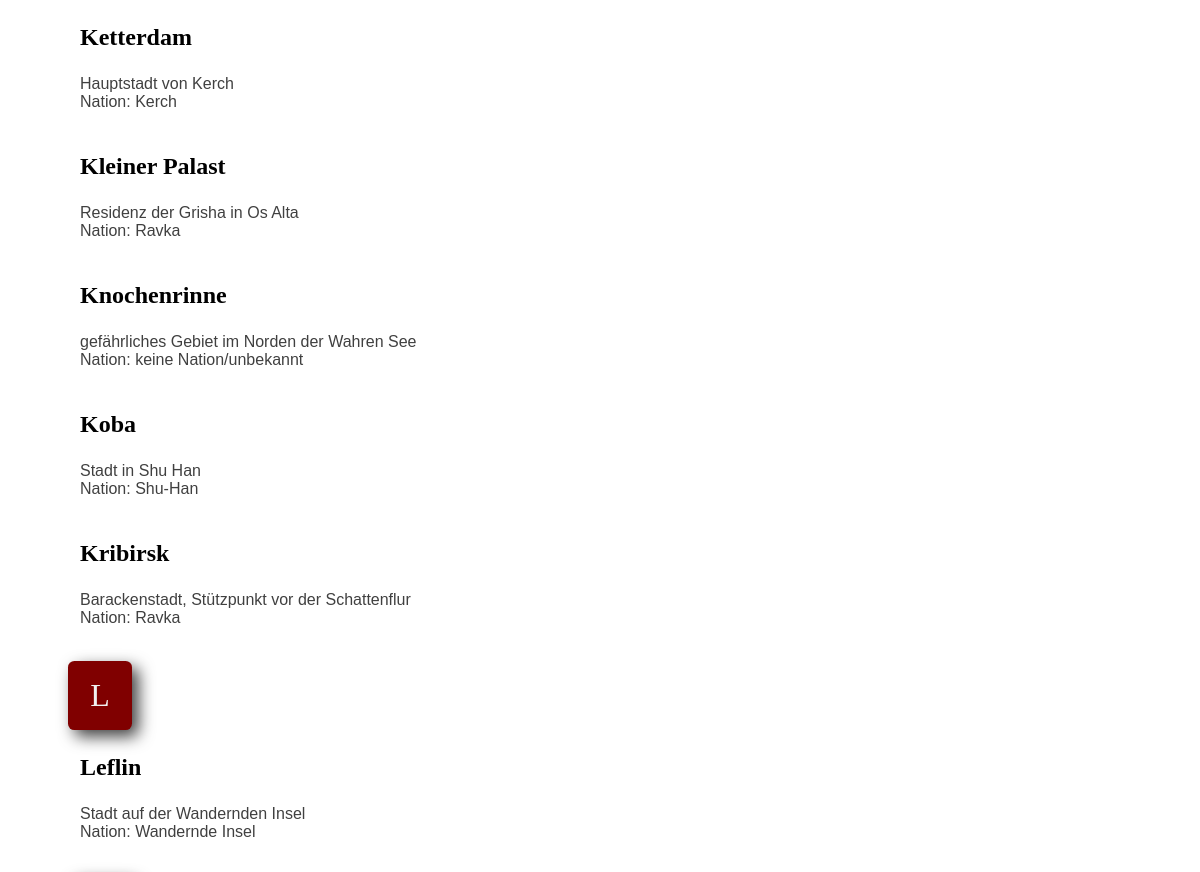
The app's page /PHP/glossary_orte.php (middle part), older data.
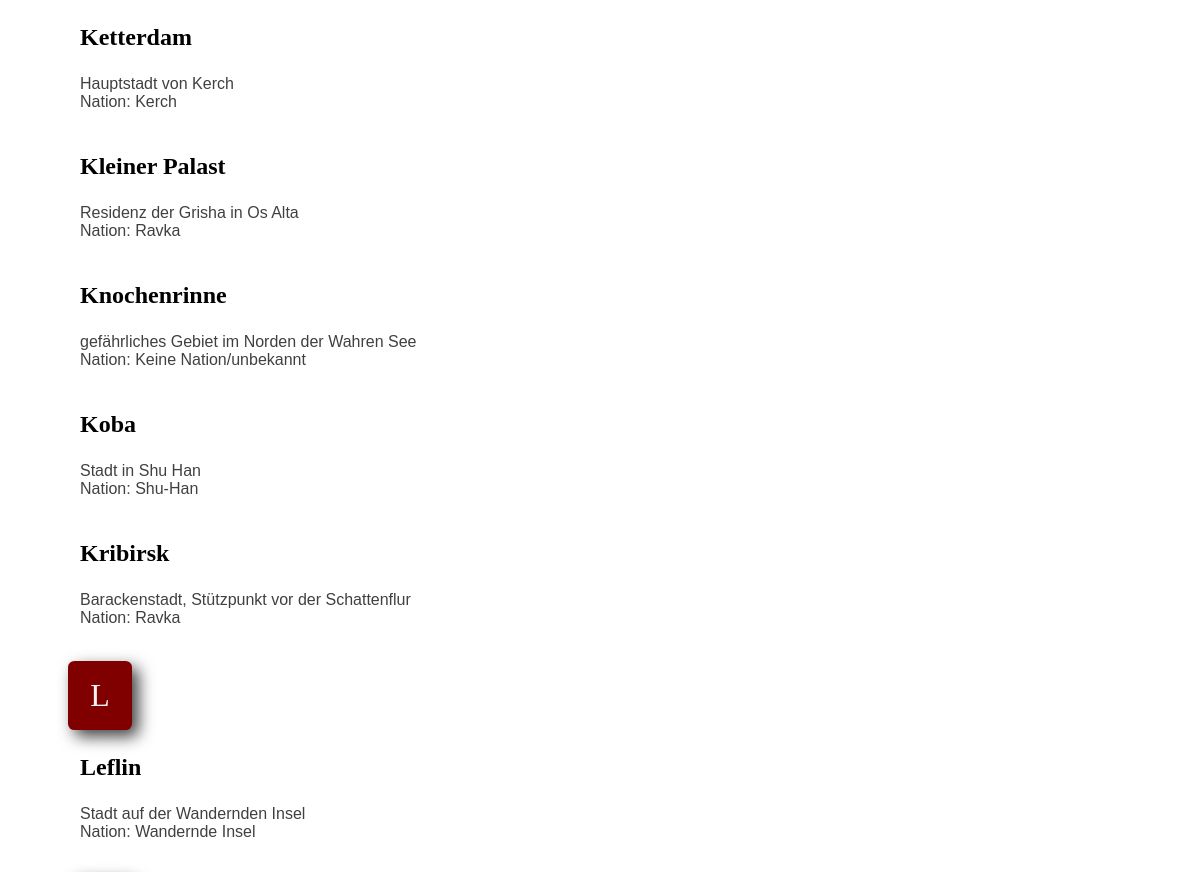
The same page, newer data.
### tables this page shows
CREATE TABLE `schauplaetze` (
  `ID` int(10) NOT NULL,
  `name` text NOT NULL,
  `nation` int(10) NOT NULL,
  `beschreibung` text DEFAULT NULL
);

CREATE TABLE `nationen` (
  `ID` int(10) NOT NULL,
  `name` text NOT NULL
);

### PHP/glossary_orte.php (the view, shortened to what this page needs)
<?php
include ("header.inc.php");
include ("navbar.inc.php");
$configs = include("config.inc.php");
?>
    <br>
    <br>
    <?php
    $alph = array("A", "B", "C", "D", "E", "F", "G", "H", "I", "J", "K", "L", "M", "N", "O", "P", "Q", "R", "S", "T", "U", "V", "W", "X", "Y", "Z");
        echo
        "<div class='letters-bg'>
            <strong>
                <a class='link' href='#orte_letter-A'>A</a> <a class='link' href='#orte_letter-B'>B</a> <a class='link' href='#orte_letter-C'>C</a>
                <a class='link' href='#orte_letter-D'>D</a> <a class='link' href='#orte_letter-E'>E</a> <a class='link' href='#orte_letter-F'>F</a>
                <a class='link' href='#orte_letter-G'>G</a> <a class='link' href='#orte_letter-H'>H</a> <a class='link' href='#orte_letter-I'>I</a>
                <a class='link' href='#orte_letter-J'>J</a> <a class='link' href='#orte_letter-K'>K</a> <a class='link' href='#orte_letter-L'>L</a>
                <a class='link' href='#orte_letter-M'>M</a> <a class='link' href='#orte_letter-N'>N</a> <a class='link' href='#orte_letter-O'>O</a>
                <a class='link' href='#orte_letter-P'>P</a> <a class='link' href='#orte_letter-Q'>Q</a> <a class='link' href='#orte_letter-R'>R</a>
                <a class='link' href='#orte_letter-S'>S</a> <a class='link' href='#orte_letter-T'>T</a> <a class='link' href='#orte_letter-U'>U</a>
                <a class='link' href='#orte_letter-V'>V</a> <a class='link' href='#orte_letter-W'>W</a> <a class='link' href='#orte_letter-X'>X</a>
                <a class='link' href='#orte_letter-Y'>Y</a> <a class='link' href='#orte_letter-Z'>Z</a>
            </strong>
        </div>
        <br>";
        foreach ($alph as $i){
            $result = mysqli_query($conn, "SELECT schauplaetze.name, schauplaetze.beschreibung,
            nationen.name AS nation
            FROM schauplaetze
            JOIN nationen on schauplaetze.nation = nationen.ID
            WHERE schauplaetze.name LIKE '$i%'                                                           /* beginnt mit dem entsprechenden Buchstaben */
            ORDER BY schauplaetze.name ASC");
            if (mysqli_num_rows($result) >= 1) {
                echo "<div id='orte_letter-$i' class='big-letter'>" . $i . "</div>";
            }
            echo "<div class='glossary-bg'><ul>";
            while ($j = mysqli_fetch_assoc($result)) {
                echo "<li><h3>" . $j["name"] . "</h3>";
                if ($j["beschreibung"]) {
                    echo $j["beschreibung"] . "<br>";
                }
                echo "Nation: " . $j["nation"] . "<br><br>";
            }
            echo "</li></ul></div>";
        }
        echo "<br>";
    ?>
<?php include ("footer.inc.php"); ?>

### PHP/header.inc.php (shortened to what this page needs)
<!DOCTYPE html>
<html lang="de">
<head>
    <link rel="stylesheet" href="../CSS/style.css">
    <link rel="stylesheet" href="../CSS/header_footer.css">
    <link rel="stylesheet" href="../CSS/navbar.css">
    <link rel="stylesheet" href="../CSS/slideshow.css">
    <link rel="stylesheet" href="../CSS/flexbox.css">
    <link rel="stylesheet" href="../CSS/glossary.css">
    <link rel="stylesheet" href="../CSS/form.css">
    <link rel="stylesheet" href="https://cdnjs.cloudflare.com/ajax/libs/font-awesome/4.7.0/css/font-awesome.min.css">
    <link href="https://cdn.jsdelivr.net/npm/select2@4.1.0-rc.0/dist/css/select2.min.css" rel="stylesheet"/>
</head>
<body>

### PHP/navbar.inc.php (shortened to what this page needs)
<br>

### PHP/footer.inc.php (shortened to what this page needs)
    <br>
    <br>
</body>
</html>

### CSS/style.css (style rules this page uses)
body { background-color: white; font-family: 'Helvetica', 'Verdana', sans-serif; font-size: 100%; color: #404040; }
h3 { font-family: 'Garamond', 'Georgia', serif; font-size: 1.5em; color: black; margin-left: 12px; }

### CSS/slideshow.css (style rules this page uses)
* { box-sizing:border-box }

### CSS/glossary.css (style rules this page uses)
.big-letter { background: #800000; border-radius: 0.2em; margin: 12px 0 0 60px; padding: 0.5em 0.5em; display: block; width: 2em; text-align: center; font-family: 'Garamond', 'Georgia', serif;; font-size: 2em; color: #f1f1f1; box-shadow: 0.2em 0.2em 0.5em #404040; }
.glossary-bg { margin-left: 16px; }
.glossary-bg ul { list-style-type: none; margin-left: 16px; }
.glossary-bg ul h3 { margin-left: 0; }

Row changes from the older to the newer data that the page shows:
changed through a linked row, schauplaetze "Knochenrinne": nationen.name "keine Nation/unbekannt" → "Keine Nation/unbekannt"
